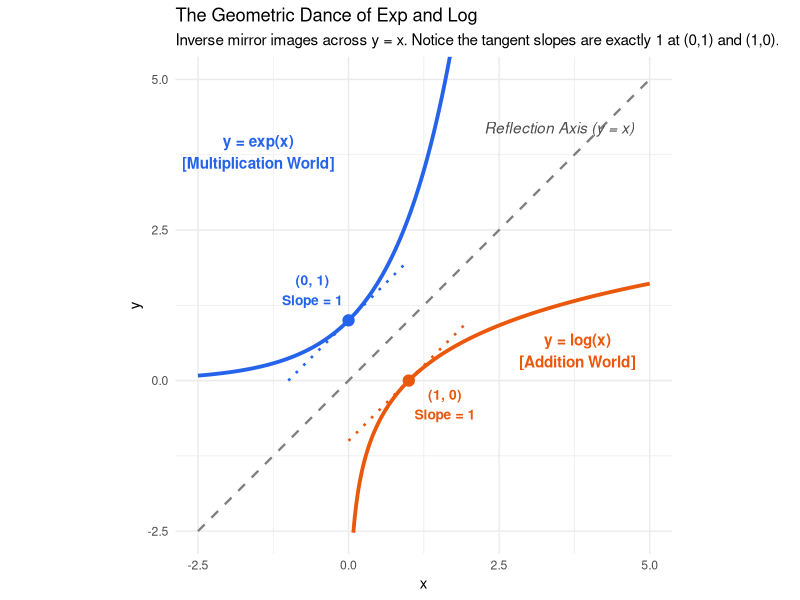
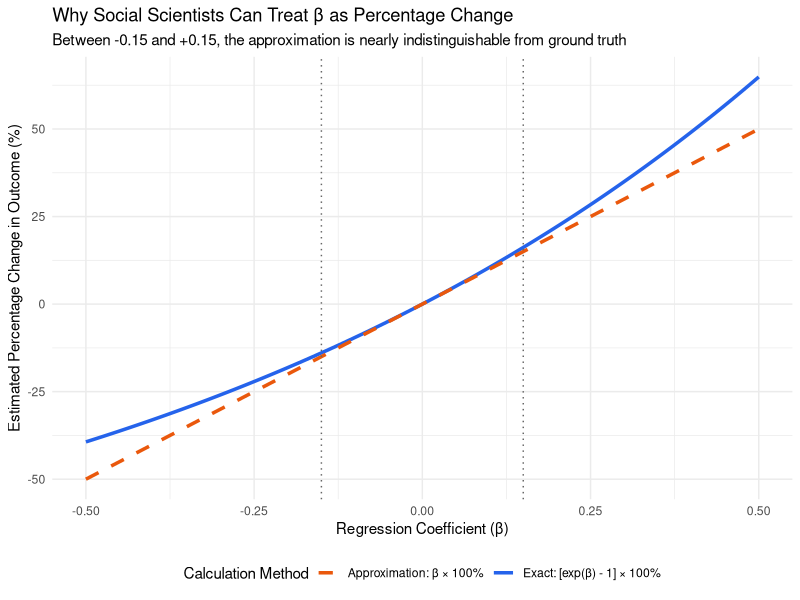
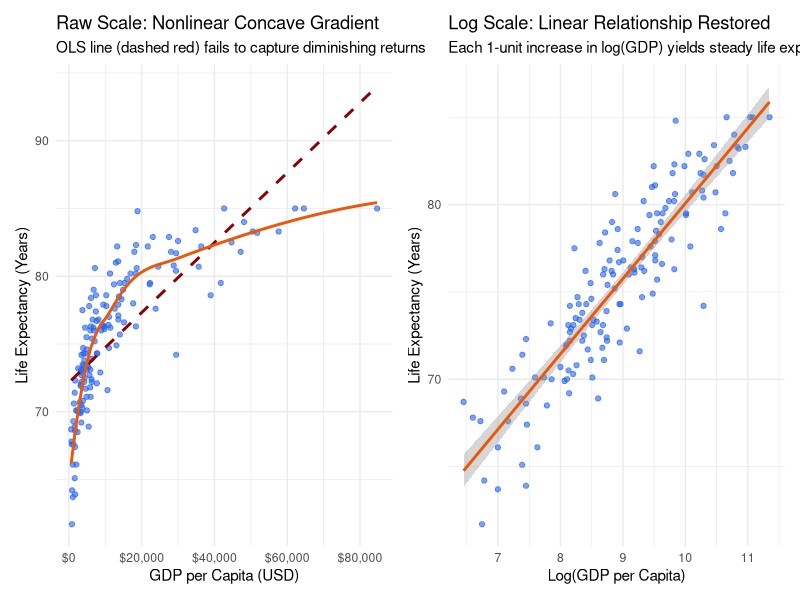
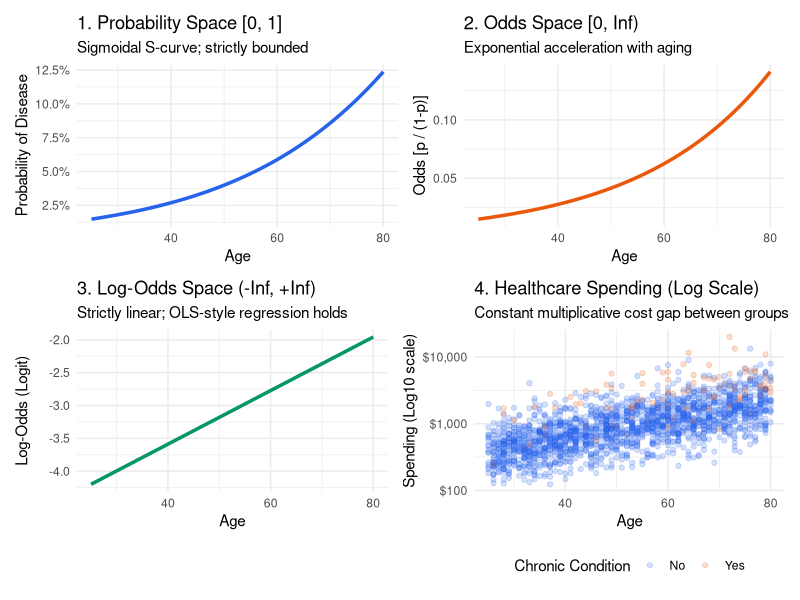

Generate these figures, in order, with R:
## ---- chunk 1
library(tidyverse)
library(ggplot2)
library(patchwork)
library(kableExtra)
library(knitr)
library(broom)
library(scales)
## ---- chunk 2
x_vals <- seq(-2.5, 2.5, length.out = 400)
x_pos  <- seq(0.08, 5.0, length.out = 400)

df_exp <- tibble(x = x_vals, y = exp(x_vals), type = "y = exp(x)")
df_log <- tibble(x = x_pos, y = log(x_pos), type = "y = log(x)")
df_ref <- tibble(x = seq(-2.5, 5, length.out = 100), y = seq(-2.5, 5, length.out = 100), type = "y = x (Mirror)")

# Tangent line at (0, 1) for exp(x): slope = 1 -> y = x + 1
tangent_exp <- tibble(x = seq(-1, 1, length.out = 50), y = x + 1)
# Tangent line at (1, 0) for log(x): slope = 1 -> y = x - 1
tangent_log <- tibble(x = seq(0, 2, length.out = 50), y = x - 1)

ggplot() +
  geom_line(data = df_ref, aes(x = x, y = y), linetype = "dashed", color = "gray50", linewidth = 0.8) +
  geom_line(data = df_exp, aes(x = x, y = y), color = "#2563eb", linewidth = 1.3) +
  geom_line(data = df_log, aes(x = x, y = y), color = "#ea580c", linewidth = 1.3) +
  # Tangents
  geom_line(data = tangent_exp, aes(x = x, y = y), color = "#2563eb", linetype = "dotted", linewidth = 0.9) +
  geom_line(data = tangent_log, aes(x = x, y = y), color = "#ea580c", linetype = "dotted", linewidth = 0.9) +
  # Key anchor points
  geom_point(aes(x = 0, y = 1), color = "#2563eb", size = 3.5) +
  geom_point(aes(x = 1, y = 0), color = "#ea580c", size = 3.5) +
  annotate("text", x = -0.6, y = 1.5, label = "(0, 1)\nSlope = 1", color = "#2563eb", fontface = "bold", size = 3.5) +
  annotate("text", x = 1.6, y = -0.4, label = "(1, 0)\nSlope = 1", color = "#ea580c", fontface = "bold", size = 3.5) +
  annotate("text", x = -1.5, y = 3.8, label = "y = exp(x)\n[Multiplication World]", color = "#2563eb", fontface = "bold") +
  annotate("text", x = 3.8, y = 0.5, label = "y = log(x)\n[Addition World]", color = "#ea580c", fontface = "bold") +
  annotate("text", x = 3.5, y = 4.2, label = "Reflection Axis (y = x)", color = "gray30", fontface = "italic") +
  coord_fixed(xlim = c(-2.5, 5), ylim = c(-2.5, 5)) +
  labs(
    title = "The Geometric Dance of Exp and Log",
    subtitle = "Inverse mirror images across y = x. Notice the tangent slopes are exactly 1 at (0,1) and (1,0).",
    x = "x",
    y = "y"
  ) +
  theme_minimal()
## ---- chunk 3
approx_df <- tibble(
  beta = seq(-0.5, 0.5, length.out = 200),
  exact_pct = (exp(beta) - 1) * 100,
  approx_pct = beta * 100
)

ggplot(approx_df, aes(x = beta)) +
  geom_line(aes(y = exact_pct, color = "Exact: [exp(β) - 1] × 100%"), linewidth = 1.2) +
  geom_line(aes(y = approx_pct, color = "Approximation: β × 100%"), linetype = "dashed", linewidth = 1.2) +
  scale_color_manual(values = c("Exact: [exp(β) - 1] × 100%" = "#2563eb", "Approximation: β × 100%" = "#ea580c")) +
  geom_vline(xintercept = c(-0.15, 0.15), linetype = "dotted", color = "gray40") +
  labs(
    title = "Why Social Scientists Can Treat β as Percentage Change",
    subtitle = "Between -0.15 and +0.15, the approximation is nearly indistinguishable from ground truth",
    x = "Regression Coefficient (β)",
    y = "Estimated Percentage Change in Outcome (%)",
    color = "Calculation Method"
  ) +
  theme_minimal() +
  theme(legend.position = "bottom")
## ---- chunk 4
set.seed(101)
n_countries <- 150

gdp_per_capita <- round(rlnorm(n_countries, meanlog = 9, sdlog = 1.1))
gdp_per_capita <- pmax(500, pmin(85000, gdp_per_capita))

life_expectancy <- 38 + 4.2 * log(gdp_per_capita) + rnorm(n_countries, 0, 2.5)
life_expectancy <- pmin(85, pmax(45, life_expectancy))

preston_data <- tibble(
  country_id = 1:n_countries,
  gdp_pc = gdp_per_capita,
  log_gdp = log(gdp_per_capita),
  life_exp = round(life_expectancy, 1)
)
## ---- chunk 5
p1 <- ggplot(preston_data, aes(x = gdp_pc, y = life_exp)) +
  geom_point(alpha = 0.6, color = "#2563eb") +
  geom_smooth(method = "lm", color = "darkred", se = FALSE, linetype = "dashed") +
  geom_smooth(method = "loess", color = "#ea580c", se = FALSE) +
  scale_x_continuous(labels = dollar_format()) +
  labs(
    title = "Raw Scale: Nonlinear Concave Gradient",
    subtitle = "OLS line (dashed red) fails to capture diminishing returns",
    x = "GDP per Capita (USD)",
    y = "Life Expectancy (Years)"
  ) +
  theme_minimal()

p2 <- ggplot(preston_data, aes(x = log_gdp, y = life_exp)) +
  geom_point(alpha = 0.6, color = "#2563eb") +
  geom_smooth(method = "lm", color = "#ea580c", se = TRUE) +
  labs(
    title = "Log Scale: Linear Relationship Restored",
    subtitle = "Each 1-unit increase in log(GDP) yields steady life expectancy gain",
    x = "Log(GDP per Capita)",
    y = "Life Expectancy (Years)"
  ) +
  theme_minimal()

p1 + p2
## ---- chunk 6
set.seed(2026)
n <- 2000

# 1. Covariates
age <- round(runif(n, 25, 80))
income <- round(rlnorm(n, meanlog = 10.5, sdlog = 0.6)) # Median ~ $36k, highly skewed
has_insurance <- rbinom(n, 1, prob = 0.85)

# 2. Chronic condition probability (Logistic DGP)
log_odds_chronic <- -4.2 + 0.055 * age - 0.45 * log(income / 1000) - 0.3 * has_insurance
prob_chronic <- exp(log_odds_chronic) / (1 + exp(log_odds_chronic))
has_chronic_disease <- rbinom(n, 1, prob = prob_chronic)

# 3. Annual Out-of-Pocket Healthcare Spending (Log-Linear DGP)
log_spending <- 5.2 + 0.03 * age + 0.85 * has_chronic_disease + rnorm(n, 0, 0.55)
annual_spending <- round(exp(log_spending), 2)

health_df <- tibble(
  id = 1:n,
  age = age,
  income = income,
  has_chronic = has_chronic_disease,
  annual_spending = annual_spending
)

health_df %>% 
  head(6) %>% 
  kbl(caption = "Sample of Simulated Health Survey Dataset") %>% 
  kable_styling(bootstrap_options = c("striped", "hover", "condensed"))
## ---- chunk 7
# Fit logistic regression
logit_model <- glm(has_chronic ~ age + log(income), data = health_df, family = binomial(link = "logit"))

# Standard summary output (log-odds)
model_summary <- tidy(logit_model)

# Compute Odds Ratios by applying exp()
or_table <- model_summary %>% 
  mutate(
    odds_ratio = exp(estimate),
    ci_lower = exp(estimate - 1.96 * std.error),
    ci_upper = exp(estimate + 1.96 * std.error)
  ) %>% 
  select(term, estimate, std.error, odds_ratio, ci_lower, ci_upper, p.value)

or_table %>% 
  kbl(digits = 4, caption = "Logistic Regression: Raw Log-Odds vs. Exponentiated Odds Ratios") %>% 
  kable_styling(bootstrap_options = c("striped", "hover", "condensed"))
## ---- chunk 8
pred_grid <- tibble(
  age = 25:80,
  income = median(health_df$income)
)

pred_grid <- pred_grid %>% 
  mutate(
    log_odds = predict(logit_model, newdata = pred_grid, type = "link"),
    odds = exp(log_odds),
    prob = predict(logit_model, newdata = pred_grid, type = "response")
  )

p_prob <- ggplot(pred_grid, aes(x = age, y = prob)) +
  geom_line(color = "#2563eb", linewidth = 1.2) +
  scale_y_continuous(labels = percent_format()) +
  labs(title = "1. Probability Space [0, 1]", subtitle = "Sigmoidal S-curve; strictly bounded", x = "Age", y = "Probability of Disease") +
  theme_minimal()

p_odds <- ggplot(pred_grid, aes(x = age, y = odds)) +
  geom_line(color = "#ea580c", linewidth = 1.2) +
  labs(title = "2. Odds Space [0, Inf)", subtitle = "Exponential acceleration with aging", x = "Age", y = "Odds [p / (1-p)]") +
  theme_minimal()

p_log_odds <- ggplot(pred_grid, aes(x = age, y = log_odds)) +
  geom_line(color = "#059669", linewidth = 1.2) +
  labs(title = "3. Log-Odds Space (-Inf, +Inf)", subtitle = "Strictly linear; OLS-style regression holds", x = "Age", y = "Log-Odds (Logit)") +
  theme_minimal()

p_spending <- ggplot(health_df, aes(x = age, y = annual_spending, color = factor(has_chronic))) +
  geom_point(alpha = 0.2) +
  scale_y_log10(labels = dollar_format()) +
  scale_color_manual(values = c("0" = "#2563eb", "1" = "#ea580c"), labels = c("No", "Yes")) +
  labs(title = "4. Healthcare Spending (Log Scale)", subtitle = "Constant multiplicative cost gap between groups", x = "Age", y = "Spending (Log10 scale)", color = "Chronic Condition") +
  theme_minimal() +
  theme(legend.position = "bottom")

(p_prob + p_odds) / (p_log_odds + p_spending)
